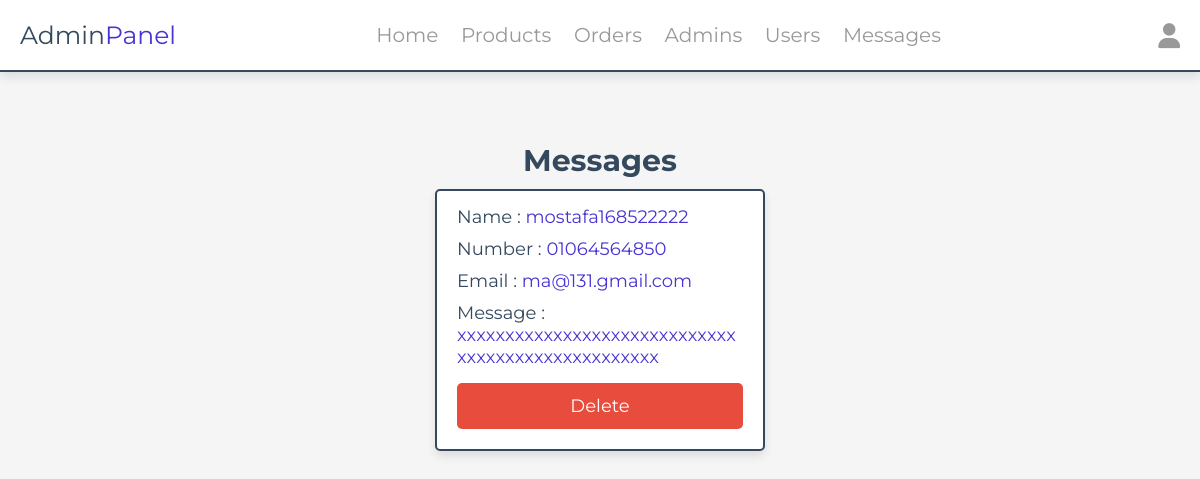
The app's page /admin/messages.php (signed in), older data.
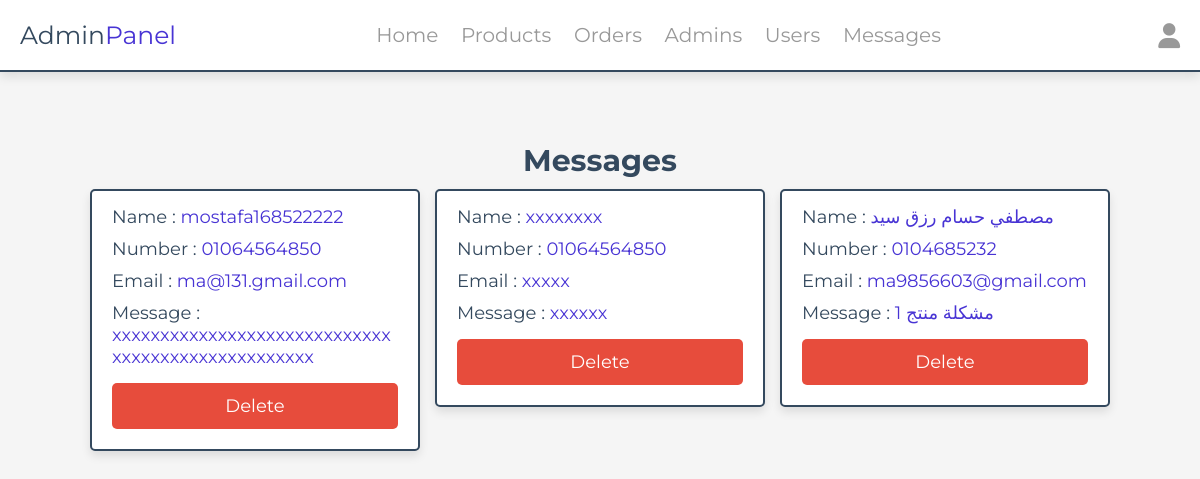
The same page, newer data.
### tables this page shows
CREATE TABLE `messages` (
  `message_id` int(11) NOT NULL,
  `user_id` int(11) DEFAULT NULL,
  `name` varchar(150) NOT NULL,
  `email` varchar(150) NOT NULL,
  `number` varchar(12) NOT NULL,
  `message_text` text NOT NULL,
  `message_register` date NOT NULL DEFAULT current_timestamp()
);

### components/function.php (called while the page is built, shortened)
<?php
function getAllDate($table, $col = '', $value = '')
{
    global $connection;
    $condition = '';
    $data = $connection->query("SELECT * FROM `$table` $condition");
    $data = $data->fetchAll(PDO::FETCH_ASSOC);
    return $data;
}
function countOfElement($table, $col = '', $value = '')
{
    global $connection;
    $condition = '';
    $count = $connection->query("SELECT * FROM `$table` $condition");
    return $count->rowCount();
}

### admin/messages.php (the view, shortened to what this page needs)
<?php
include '../components/connection.php';
include '../components/function.php';
?>
<?php include '../components/admin_navbar.php'; ?>
<section class="messages">
    <h1 class="heading">Messages</h1>
    <div class="box-container">
        <?php
      $select_messages = getAllDate("messages");
      if (countOfElement('messages') > 0) {
         foreach ($select_messages as $message) {
      ?>
        <div class="box">
            <p> Name : <span><?= $message['name']; ?></span> </p>
            <p> Number : <span><?= $message['number']; ?></span> </p>
            <p> Email : <span><?= $message['email']; ?></span> </p>
            <p> Message : <span style="word-break: break-word;"><?= $message['message_text']; ?></span> </p>
            <a href="messages.php?delete=<?= $message['message_id']; ?>" class="delete-btn"
                onclick="return confirm('delete this message?');">delete</a>
        </div>
        <?php
         }
      } else {
         echo '<p class="empty">you have no messages</p>';
      }
      ?>
    </div>
</section>
<?php include '../components/admin_footer.php' ?>

Row changes from the older to the newer data that the page shows:
added messages: name "xxxxxxxx", number "01064564850", email "xxxxx", message_text "xxxxxx"
added messages: name "مصطفي حسام رزق سيد", number "0104685232", email "ma9856603@gmail.com", message_text "مشكلة منتج 1"
